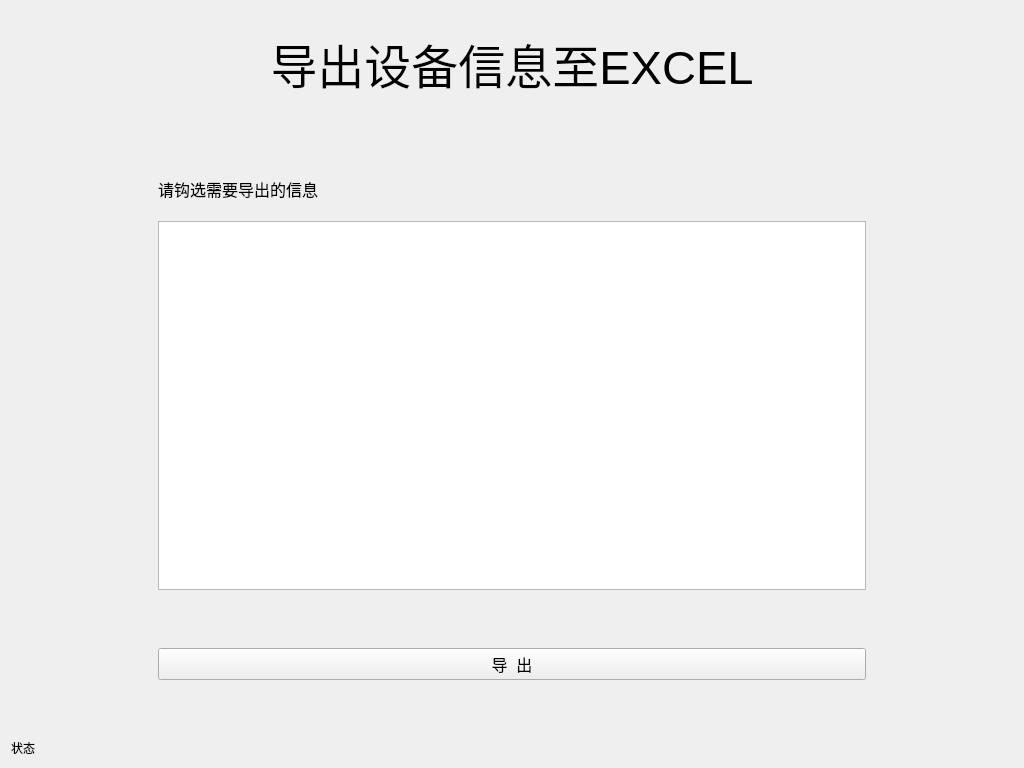
<?xml version="1.0" encoding="UTF-8"?>
<ui version="4.0">
 <class>export_form</class>
 <widget class="QWidget" name="export_form">
  <property name="geometry">
   <rect>
    <x>0</x>
    <y>0</y>
    <width>1024</width>
    <height>768</height>
   </rect>
  </property>
  <property name="windowTitle">
   <string>导出至excel</string>
  </property>
  <layout class="QVBoxLayout" name="verticalLayout">
   <item>
    <layout class="QGridLayout" name="gridLayout" rowstretch="2,0,1,7,1,1,1,0" columnstretch="1,5,1">
     <item row="6" column="1">
      <spacer name="verticalSpacer_3">
       <property name="orientation">
        <enum>Qt::Vertical</enum>
       </property>
       <property name="sizeHint" stdset="0">
        <size>
         <width>20</width>
         <height>40</height>
        </size>
       </property>
      </spacer>
     </item>
     <item row="2" column="1">
      <widget class="QLabel" name="label_2">
       <property name="font">
        <font>
         <pointsize>12</pointsize>
        </font>
       </property>
       <property name="text">
        <string>请钩选需要导出的信息</string>
       </property>
      </widget>
     </item>
     <item row="3" column="1">
      <widget class="QListWidget" name="listWidget"/>
     </item>
     <item row="4" column="1">
      <spacer name="verticalSpacer_2">
       <property name="orientation">
        <enum>Qt::Vertical</enum>
       </property>
       <property name="sizeHint" stdset="0">
        <size>
         <width>20</width>
         <height>40</height>
        </size>
       </property>
      </spacer>
     </item>
     <item row="1" column="1">
      <spacer name="verticalSpacer">
       <property name="orientation">
        <enum>Qt::Vertical</enum>
       </property>
       <property name="sizeHint" stdset="0">
        <size>
         <width>20</width>
         <height>40</height>
        </size>
       </property>
      </spacer>
     </item>
     <item row="3" column="0">
      <spacer name="horizontalSpacer">
       <property name="orientation">
        <enum>Qt::Horizontal</enum>
       </property>
       <property name="sizeHint" stdset="0">
        <size>
         <width>40</width>
         <height>20</height>
        </size>
       </property>
      </spacer>
     </item>
     <item row="5" column="1">
      <widget class="QPushButton" name="btn_export">
       <property name="font">
        <font>
         <pointsize>12</pointsize>
        </font>
       </property>
       <property name="text">
        <string>导  出</string>
       </property>
      </widget>
     </item>
     <item row="3" column="2">
      <spacer name="horizontalSpacer_2">
       <property name="orientation">
        <enum>Qt::Horizontal</enum>
       </property>
       <property name="sizeHint" stdset="0">
        <size>
         <width>40</width>
         <height>20</height>
        </size>
       </property>
      </spacer>
     </item>
     <item row="0" column="0" colspan="3">
      <widget class="QLabel" name="label">
       <property name="font">
        <font>
         <pointsize>35</pointsize>
        </font>
       </property>
       <property name="text">
        <string>导出设备信息至EXCEL</string>
       </property>
       <property name="alignment">
        <set>Qt::AlignCenter</set>
       </property>
      </widget>
     </item>
     <item row="7" column="0" colspan="3">
      <widget class="QLabel" name="label_3">
       <property name="text">
        <string>状态</string>
       </property>
      </widget>
     </item>
    </layout>
   </item>
  </layout>
 </widget>
 <resources/>
 <connections/>
</ui>
